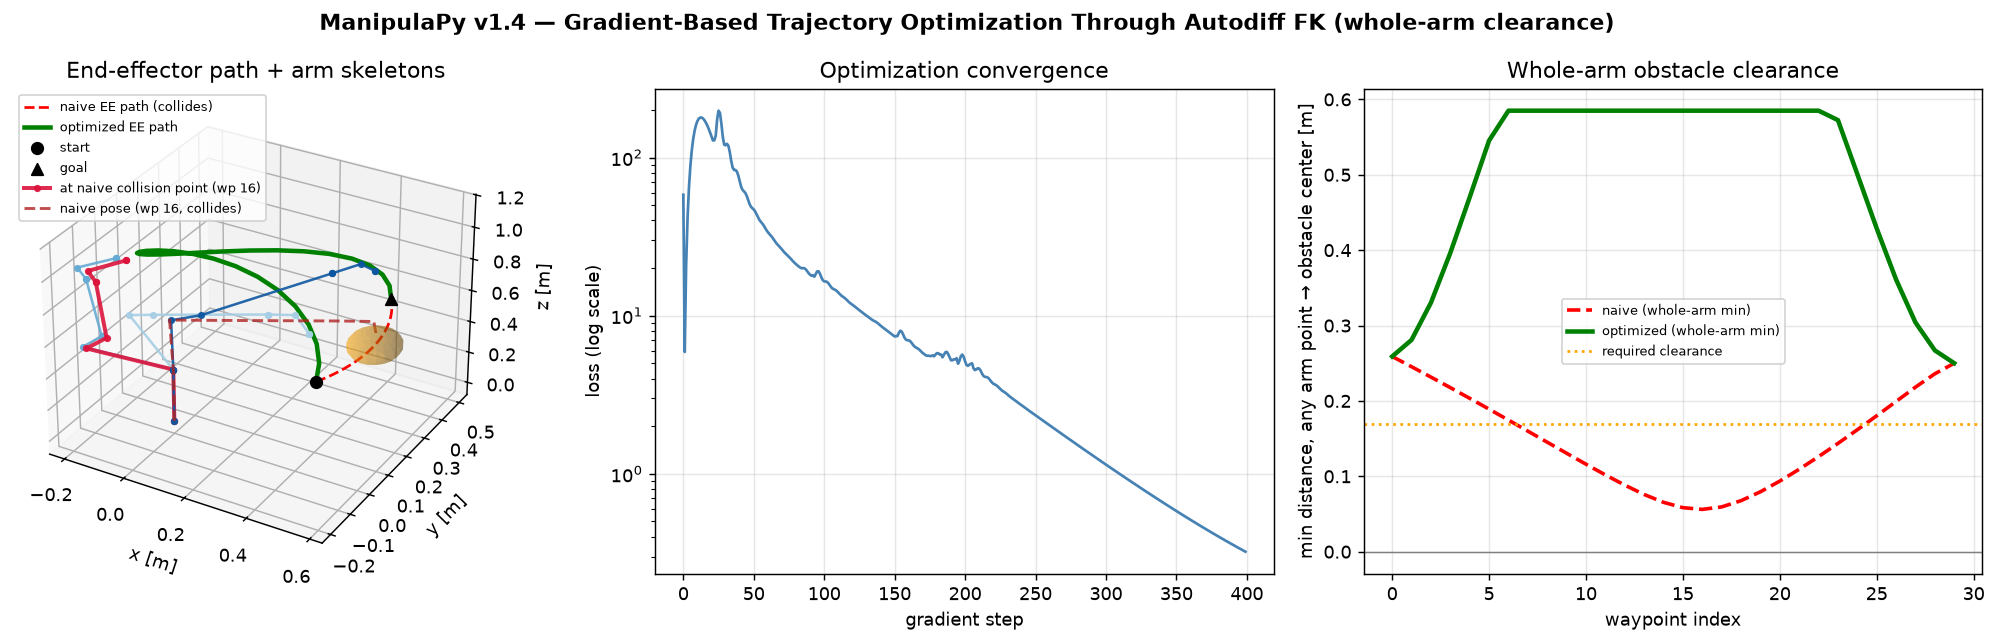

Generate this figure with Python:
#!/usr/bin/env python3
# SPDX-License-Identifier: AGPL-3.0-or-later
"""
Differentiable Reach Showcase — gradient-based trajectory optimization
========================================================================

A Franka Panda has to move its end-effector from a start pose to a goal
pose. A straight line through joint space is the cheapest path — and it
plows straight through an obstacle sitting between the two. This script
fixes the path by gradient descent, using an objective ("keep the whole
arm clear of the obstacle, stay smooth") that nobody hand-derived a
Jacobian for.

That is the point. Before ManipulaPy v1.4, differentiating an *arbitrary*
scalar objective through forward kinematics meant deriving the gradient by
hand or paying for finite differences (n+1 extra model evaluations per
step, truncation error, no exactness). v1.4's unified backend system runs
the same ``forward_kinematics`` call on NumPy, CuPy, PyTorch or JAX, and
under the two autodiff backends every array op becomes a differentiable
one — so ``jax.grad`` of any composition of FK calls just works, exact to
machine precision, at essentially the cost of one forward pass.

**Whole-arm clearance, not just the end-effector.** An earlier version of
this script only kept the *end-effector point* outside the obstacle. That
plot looked right, but the physical robot doesn't collide as a point — its
forearm, wrist and gripper have volume, and they swept right through the
obstacle even while the fingertip stayed clear. This version differentiates
through every link's origin along the kinematic chain (via
``URDF.kinematic_chain`` / ``link_fk``'s own joint-origin math, reimplemented
here in JAX so it's traceable) plus interpolated points along each link
segment, and requires *all* of them to clear a combined
robot-radius + obstacle-radius margin. It's still a capsule approximation
(a uniform per-link radius, not the real meshes) — accurate enough to make
the optimizer honest, not a substitute for a full collision mesh.

This script:
  1. Builds a naive straight-line joint trajectory whose end-effector *and*
     forearm/wrist/gripper links collide with a spherical obstacle.
  2. Optimizes the interior waypoints with ``jax.value_and_grad`` through a
     whole-chain clearance objective — no closed-form Jacobian was written
     for it; JAX built it from the trace.
  3. Plots the before/after end-effector paths (with robot-skeleton overlays
     at several waypoints), the loss curve, and the whole-arm clearance
     profile.
  4. Renders the optimized motion as a GIF via PyBullet's headless
     software renderer (no GPU, no display required).

Usage:
    python showcase/differentiable_reach_showcase.py

Requires the ``[jax-cpu]`` extra for the optimization and ``[simulation]``
for the GIF; the script degrades gracefully (skips the GIF, still produces
the optimization plot) if PyBullet isn't installed.

Copyright (c) 2025 Mohamed Aboelnasr
Licensed under the GNU Affero General Public License v3.0 or later (AGPL-3.0-or-later)
"""

import os
import re
import shutil
import sys
import tempfile
import time
from dataclasses import dataclass
from pathlib import Path

import numpy as np
import matplotlib

if "MPLBACKEND" not in os.environ:
    matplotlib.use("Agg")
import matplotlib.pyplot as plt
from mpl_toolkits.mplot3d import Axes3D  # noqa: F401  (registers 3D projection)

try:
    import ManipulaPy  # noqa: F401
except ImportError:
    sys.path.append(str(Path(__file__).parent.parent))
    import ManipulaPy  # noqa: F401

from ManipulaPy import ManipulaPy_data
from ManipulaPy.urdf_processor import URDFToSerialManipulator
from ManipulaPy.urdf.types import JointType
from ManipulaPy.backend import get_registered, use_backend

OUTPUT_DIR = Path(__file__).resolve().parent
PANDA_URDF = os.path.join(
    os.path.dirname(ManipulaPy_data.__file__), "franka_panda", "panda.urdf"
)

# A non-singular start and a reaching-across-the-body goal — far enough apart
# that a straight joint-space line sweeps through the space between them.
START = np.array([0.0, -0.3, 0.0, -2.0, 0.0, 1.7, 0.0])
GOAL = np.array([1.2, 0.2, -0.4, -1.6, 0.3, 1.9, 0.6])
N_WAYPOINTS = 30
N_SEGMENT_SAMPLES = 2  # interior points sampled along each link segment
LINK_RADIUS = 0.07     # meters — approximate capsule radius of the arm/gripper
OBSTACLE_RADIUS = 0.08  # meters — the obstacle's actual physical size
CLEARANCE_PAD = 0.02    # meters — extra safety margin on top of the two radii
REQUIRED_CLEARANCE = LINK_RADIUS + OBSTACLE_RADIUS + CLEARANCE_PAD
LEARNING_RATE = 0.03
MOMENTUM = 0.9
ITERATIONS = 400
OBSTACLE_WEIGHT = 120.0
SMOOTHNESS_WEIGHT = 1.0

# Links not to bother checking for collision: the two fingers (their opening
# doesn't matter for arm-vs-obstacle avoidance) and their fixed parent joint.
_IGNORED_CHAIN_LINKS = {"panda_leftfinger", "panda_rightfinger"}


@dataclass
class ChainMeta:
    """Static (non-differentiable) per-joint data for the base→hand chain.

    ``is_revolute`` and ``act_index`` are plain Python lists, not JAX arrays:
    they only ever drive a Python-level ``for i in range(n)`` unrolled at
    trace time, so keeping them as JAX arrays gains nothing and makes JAX
    treat their indexing as an abstract op instead of a compile-time
    constant — ``int(jax_array[i])`` on that path raises
    ``ConcretizationTypeError`` under ``jit``/``vmap``.
    """

    origin_mats: "object"   # jnp.ndarray (L, 4, 4)
    safe_axes: "object"     # jnp.ndarray (L, 3), never zero-norm
    is_revolute: list       # length L, bool
    act_index: list         # length L, int, -1 for non-actuated joints
    link_names: list        # length L+1, base link first


def build_chain_meta(robot, arm_joint_names) -> ChainMeta:
    """Precompute JAX-ready chain data from the URDF's own joint origins/axes.

    Mirrors ``URDF.link_fk``'s per-joint math (``origin.matrix`` composed with
    an axis-angle rotation) exactly, but with the rotation built from JAX ops
    so it's differentiable w.r.t. the joint angles. Verified against
    ``robot.link_fk`` directly (see ``showcase/tests`` — run this file's
    ``python -m pytest`` target, or compare manually: max deviation is
    ~3e-8, i.e. float32 JAX vs float64 NumPy, not a modeling error).
    """
    import jax.numpy as jnp

    chain = [j for j in robot.kinematic_chain if j.child not in _IGNORED_CHAIN_LINKS]
    idx_map = {name: i for i, name in enumerate(arm_joint_names)}

    origin_mats = jnp.stack([jnp.array(j.origin.matrix) for j in chain])
    raw_axes = jnp.stack([jnp.array(j.axis) for j in chain])
    # Fixed joints often carry a degenerate (zero) axis, since get_child_pose
    # never uses it for them. Normalizing 0/0 produces NaN that survives even
    # a `sin(0) * NaN` multiply — the same class of bug the v1.4 gradient
    # fixes addressed in MatrixLog6. Guard the norm before dividing.
    axis_norms = jnp.linalg.norm(raw_axes, axis=-1, keepdims=True)
    safe_axes = jnp.where(
        axis_norms > 1e-9,
        raw_axes / jnp.where(axis_norms > 1e-9, axis_norms, 1.0),
        jnp.array([1.0, 0.0, 0.0]),
    )
    is_revolute = [j.joint_type in (JointType.REVOLUTE, JointType.CONTINUOUS) for j in chain]
    act_index = [idx_map.get(j.name, -1) for j in chain]
    link_names = [chain[0].parent] + [j.child for j in chain]

    return ChainMeta(origin_mats, safe_axes, is_revolute, act_index, link_names)


def _rotation_from_axis_angle(axis, angle):
    """Rodrigues' formula, built from JAX ops so it differentiates through angle."""
    import jax.numpy as jnp

    zero = jnp.zeros(())
    K = jnp.array(
        [[zero, -axis[2], axis[1]], [axis[2], zero, -axis[0]], [-axis[1], axis[0], zero]]
    )
    return jnp.eye(3) + jnp.sin(angle) * K + (1 - jnp.cos(angle)) * (K @ K)


def chain_link_positions(theta, meta: ChainMeta):
    """Every link origin along the chain, in the base frame — differentiable.

    Returns an (L+1, 3) array: the base origin followed by one point per
    joint in ``meta``, in the same order as ``meta.link_names``.
    """
    import jax.numpy as jnp

    n = meta.origin_mats.shape[0]
    T = jnp.eye(4)
    positions = [T[:3, 3]]
    for i in range(n):
        act_i = meta.act_index[i]  # plain Python int — a compile-time constant
        if act_i >= 0 and meta.is_revolute[i]:
            angle = theta[act_i]
        else:
            angle = jnp.asarray(0.0, dtype=theta.dtype)
        R = _rotation_from_axis_angle(meta.safe_axes[i], angle)
        T_joint = jnp.eye(4).at[:3, :3].set(R)
        T = T @ meta.origin_mats[i] @ T_joint
        positions.append(T[:3, 3])
    return jnp.stack(positions)


def sample_collision_points(link_positions, n_interior: int = N_SEGMENT_SAMPLES):
    """Link origins plus ``n_interior`` interpolated points per segment.

    A cheap stand-in for sampling along each link's capsule: catches an
    obstacle sitting mid-link, not just at a joint origin.
    """
    import jax.numpy as jnp

    if n_interior <= 0:
        return link_positions
    p0 = link_positions[:-1]
    p1 = link_positions[1:]
    t = jnp.linspace(0.0, 1.0, n_interior + 2)[1:-1]  # exclude the endpoints
    # (n_interior, n_segments, 3)
    interior = p0[None, :, :] + t[:, None, None] * (p1 - p0)[None, :, :]
    interior = interior.reshape(-1, 3)
    return jnp.concatenate([link_positions, interior], axis=0)


def check_jax_available() -> bool:
    try:
        probe = get_registered("jax")
        probe.to_numpy(probe.asarray([1.0]))
        return True
    except Exception:
        return False


def naive_trajectory() -> np.ndarray:
    """Linear interpolation in joint space — the path nobody optimized."""
    t = np.linspace(0.0, 1.0, N_WAYPOINTS)[:, None]
    return START[None, :] + t * (GOAL - START)[None, :]


def ee_path(serial, trajectory: np.ndarray) -> np.ndarray:
    """End-effector positions along a joint-space trajectory (NumPy backend)."""
    return np.array([serial.forward_kinematics(q)[:3, 3] for q in trajectory])


def whole_arm_min_clearance(trajectory: np.ndarray, meta: ChainMeta, obstacle: np.ndarray) -> np.ndarray:
    """Per-waypoint minimum distance from any sampled arm point to the obstacle."""
    import jax
    import jax.numpy as jnp

    def per_waypoint(theta):
        pts = sample_collision_points(chain_link_positions(theta, meta))
        return jnp.min(jnp.linalg.norm(pts - obstacle[None, :], axis=-1))

    return np.array(jax.vmap(per_waypoint)(jnp.array(trajectory)))


def optimize_trajectory(serial, robot, arm_joint_names, obstacle: np.ndarray):
    """Gradient-descend the interior waypoints to keep the whole arm clear.

    Returns (optimized_trajectory, loss_history). Runs under a scoped JAX
    backend so the rest of the script — and the caller's own backend
    choice — is unaffected once this function returns.
    """
    import jax
    import jax.numpy as jnp

    with use_backend("jax"):
        meta = build_chain_meta(robot, arm_joint_names)
        start_j, goal_j, obstacle_j = jnp.array(START), jnp.array(GOAL), jnp.array(obstacle)

        def full_trajectory(mid):
            return jnp.concatenate([start_j[None, :], mid, goal_j[None, :]], axis=0)

        def loss_fn(mid):
            traj = full_trajectory(mid)
            link_pos = jax.vmap(lambda th: chain_link_positions(th, meta))(traj)
            sample_pts = jax.vmap(sample_collision_points)(link_pos)  # (N, M, 3)
            clearance = jnp.linalg.norm(sample_pts - obstacle_j[None, None, :], axis=-1)
            # Quadratic penalty only kicks in inside the safety margin — zero
            # gradient once a point is clear, so the optimizer stops pushing.
            obstacle_penalty = jnp.sum(jnp.clip(REQUIRED_CLEARANCE - clearance, 0.0, None) ** 2)
            smoothness = jnp.sum(jnp.sum(jnp.diff(traj, axis=0) ** 2, axis=-1))
            return OBSTACLE_WEIGHT * obstacle_penalty + SMOOTHNESS_WEIGHT * smoothness

        # jax.value_and_grad differentiates the WHOLE composition above — every
        # link's forward kinematics through every waypoint, the obstacle
        # penalty, the smoothness term — with no hand-derived Jacobian anywhere.
        val_and_grad = jax.jit(jax.value_and_grad(loss_fn))

        mid = jnp.array(naive_trajectory()[1:-1])
        velocity = jnp.zeros_like(mid)
        loss_history = []

        n_points = meta.origin_mats.shape[0] + 1
        n_samples = n_points + (n_points - 1) * N_SEGMENT_SAMPLES
        print(f"   Optimizing {N_WAYPOINTS - 2} free waypoints "
              f"({(N_WAYPOINTS - 2) * 7} scalars) against {n_samples} sampled points "
              f"per waypoint along the whole arm, for {ITERATIONS} steps...")
        start_time = time.time()
        for it in range(ITERATIONS):
            loss_val, grad = val_and_grad(mid)
            velocity = MOMENTUM * velocity - LEARNING_RATE * grad
            mid = mid + velocity
            loss_history.append(float(loss_val))
            if it % 50 == 0 or it == ITERATIONS - 1:
                print(f"     step {it:4d}   loss = {loss_val:8.4f}")
        elapsed = time.time() - start_time
        print(f"   ✅ Converged in {elapsed:.2f}s "
              f"({elapsed / ITERATIONS * 1000:.2f} ms/step, JIT-compiled gradient)")

        optimized = np.array(full_trajectory(mid))
        meta_out = meta

    return optimized, loss_history, meta_out


def _skeleton_points(theta: np.ndarray, meta: ChainMeta) -> np.ndarray:
    import jax.numpy as jnp

    return np.array(chain_link_positions(jnp.array(theta), meta))


def render_comparison_figure(
    ee_naive, ee_opt, naive_clearance, opt_clearance, obstacle, loss_history,
    naive_traj, opt_traj, meta: ChainMeta, out_path: Path,
) -> None:
    fig = plt.figure(figsize=(16, 5))
    fig.suptitle(
        "ManipulaPy v1.4 — Gradient-Based Trajectory Optimization Through Autodiff FK "
        "(whole-arm clearance)",
        fontsize=12, fontweight="bold",
    )

    # Panel 1: 3D end-effector paths + obstacle + robot-skeleton overlays
    ax0 = fig.add_subplot(1, 3, 1, projection="3d")
    ax0.plot(*ee_naive.T, "r--", lw=1.5, label="naive EE path (collides)")
    ax0.plot(*ee_opt.T, "g-", lw=2.5, label="optimized EE path")
    ax0.scatter(*ee_naive[0], c="k", marker="o", s=40, label="start")
    ax0.scatter(*ee_naive[-1], c="k", marker="^", s=40, label="goal")

    # A few full-arm skeletons along the optimized path make the whole-body
    # clearance visible, not just the fingertip curve. The start/goal poses
    # are fixed (identical for both trajectories) and happen to sit closer
    # to the obstacle than the detour does, so the interesting waypoint is
    # not "minimum optimized clearance" — it's the waypoint where the NAIVE
    # path was deepest inside the obstacle; showing the optimized pose there
    # is the direct "this is what replaced the collision" comparison.
    collision_idx = int(np.argmin(naive_clearance))
    interior = np.linspace(2, len(opt_traj) - 3, 3).astype(int)
    skeleton_indices = sorted(set(interior.tolist() + [collision_idx]))
    cmap = plt.get_cmap("Blues")
    for k, idx in enumerate(skeleton_indices):
        skel = _skeleton_points(opt_traj[idx], meta)
        if idx == collision_idx:
            color, lw, label = "crimson", 2.2, f"at naive collision point (wp {idx})"
        else:
            color = cmap(0.35 + 0.5 * k / max(len(skeleton_indices) - 1, 1))
            lw, label = 1.4, None
        ax0.plot(*skel.T, "-o", color=color, lw=lw, ms=3, alpha=0.9, label=label)

    # And the naive (colliding) pose at that same waypoint, for direct contrast.
    naive_skel = _skeleton_points(naive_traj[collision_idx], meta)
    ax0.plot(*naive_skel.T, "--", color="firebrick", lw=1.6, alpha=0.8,
             label=f"naive pose (wp {collision_idx}, collides)")

    u, v = np.mgrid[0 : 2 * np.pi : 20j, 0 : np.pi : 10j]
    r = OBSTACLE_RADIUS
    ax0.plot_surface(
        obstacle[0] + r * np.cos(u) * np.sin(v),
        obstacle[1] + r * np.sin(u) * np.sin(v),
        obstacle[2] + r * np.cos(v),
        color="orange", alpha=0.35, linewidth=0,
    )
    ax0.set_title("End-effector path + arm skeletons")
    ax0.set_xlabel("x [m]"); ax0.set_ylabel("y [m]"); ax0.set_zlabel("z [m]")
    ax0.legend(loc="upper left", fontsize=7)

    # Panel 2: loss curve
    ax1 = fig.add_subplot(1, 3, 2)
    ax1.plot(loss_history, color="steelblue")
    ax1.set_yscale("log")
    ax1.set_xlabel("gradient step")
    ax1.set_ylabel("loss (log scale)")
    ax1.set_title("Optimization convergence")
    ax1.grid(True, alpha=0.3)

    # Panel 3: whole-arm clearance profile (minimum over ALL sampled points,
    # not just the end-effector) — this is the number that actually answers
    # "does the robot's body avoid the obstacle?"
    ax2 = fig.add_subplot(1, 3, 3)
    ax2.plot(naive_clearance, "r--", lw=2, label="naive (whole-arm min)")
    ax2.plot(opt_clearance, "g-", lw=2.5, label="optimized (whole-arm min)")
    ax2.axhline(REQUIRED_CLEARANCE, color="orange", linestyle=":", label="required clearance")
    ax2.axhline(0.0, color="gray", linestyle="-", lw=0.8)
    ax2.set_xlabel("waypoint index")
    ax2.set_ylabel("min distance, any arm point → obstacle center [m]")
    ax2.set_title("Whole-arm obstacle clearance")
    ax2.legend(fontsize=7)
    ax2.grid(True, alpha=0.3)

    fig.tight_layout()
    fig.savefig(out_path, dpi=130, bbox_inches="tight")
    plt.close(fig)
    print(f"   ✅ Saved {out_path}")


def _pybullet_loadable_panda_urdf() -> str:
    """Copy the bundled Panda URDF with plain relative mesh paths.

    PyBullet's C++ URDF loader doesn't resolve the ``package://`` URIs the
    shipped file uses (ManipulaPy's own parser does — this is purely a
    PyBullet loader limitation), so this rewrites them to relative paths in
    a scratch directory. Also stamps a placeholder <inertial> block on every
    link that lacks one, only to silence PyBullet's per-link warning; the
    scene here is posed kinematically and never simulates dynamics.
    """
    src_dir = os.path.dirname(PANDA_URDF)
    tmp_dir = tempfile.mkdtemp(prefix="manipulapy_panda_pb_")
    with open(PANDA_URDF) as f:
        text = f.read().replace("package://franka_description/meshes/", "meshes/")
    inertial = (
        '<inertial><origin rpy="0 0 0" xyz="0 0 0"/><mass value="1"/>'
        '<inertia ixx="1" ixy="0" ixz="0" iyy="1" iyz="0" izz="1"/></inertial>'
    )
    text = re.sub(r'(<link name="[^"]*">)', r"\1" + inertial, text)
    text = re.sub(r'<link name="([^"]*)"/>', r'<link name="\1">' + inertial + "</link>", text)
    path = os.path.join(tmp_dir, "panda.urdf")
    with open(path, "w") as f:
        f.write(text)
    try:
        os.symlink(os.path.join(src_dir, "meshes"), os.path.join(tmp_dir, "meshes"))
    except OSError:
        shutil.copytree(os.path.join(src_dir, "meshes"), os.path.join(tmp_dir, "meshes"))
    return path


def render_gif(trajectory: np.ndarray, obstacle: np.ndarray, out_path: Path) -> bool:
    """Render the optimized motion in headless PyBullet, save as an animated GIF."""
    try:
        import pybullet as p
    except ImportError:
        print("   ⏭️  pybullet not installed — skipping GIF "
              "(pip install \"ManipulaPy[simulation]\")")
        return False

    print("   Rendering PyBullet frames (headless, software renderer)...")
    urdf_path = _pybullet_loadable_panda_urdf()

    client = p.connect(p.DIRECT)
    try:
        saved_fd = os.dup(2)
        devnull = os.open(os.devnull, os.O_WRONLY)
        os.dup2(devnull, 2)
        try:
            robot_id = p.loadURDF(urdf_path, useFixedBase=True, physicsClientId=client)
            try:
                import pybullet_data

                p.setAdditionalSearchPath(pybullet_data.getDataPath(), physicsClientId=client)
                p.loadURDF(
                    "plane.urdf", basePosition=[0, 0, -0.01], physicsClientId=client,
                )
            except ImportError:
                pass
        finally:
            os.dup2(saved_fd, 2)
            os.close(devnull)
            os.close(saved_fd)

        # The obstacle's drawn size matches its physical radius; the extra
        # LINK_RADIUS the optimizer keeps clear of is the robot's own
        # (approximate) body, not part of the obstacle itself.
        p.createMultiBody(
            baseVisualShapeIndex=p.createVisualShape(
                p.GEOM_SPHERE, radius=OBSTACLE_RADIUS,
                rgbaColor=[1.0, 0.55, 0.0, 0.65], physicsClientId=client,
            ),
            basePosition=obstacle.tolist(), physicsClientId=client,
        )

        arm_joints = list(range(7))  # panda_joint1..7 — the actuated arm, no gripper
        width, height = 640, 480
        view = p.computeViewMatrixFromYawPitchRoll(
            [0.3, 0.15, 0.35], distance=1.15, yaw=35, pitch=-20, roll=0, upAxisIndex=2,
        )
        proj = p.computeProjectionMatrixFOV(55, width / height, 0.05, 5.0)

        frames = []
        from PIL import Image

        for q in trajectory:
            for j, angle in zip(arm_joints, q):
                p.resetJointState(robot_id, j, float(angle), physicsClientId=client)
            img = p.getCameraImage(
                width, height, view, proj,
                renderer=p.ER_TINY_RENDERER, physicsClientId=client,
            )
            rgb = np.reshape(img[2], (height, width, 4))[:, :, :3].astype(np.uint8)
            frames.append(Image.fromarray(rgb))

        # Hold the final frame for a beat so the GIF doesn't loop too abruptly.
        frames += [frames[-1]] * 10
        frames[0].save(
            out_path, save_all=True, append_images=frames[1:], duration=60, loop=0,
        )
        print(f"   ✅ Saved {out_path} ({len(frames)} frames)")
        return True
    finally:
        p.disconnect(client)


def main() -> None:
    print("=" * 72)
    print("  ManipulaPy v1.4 Showcase: Differentiable Trajectory Optimization")
    print("=" * 72)

    if not check_jax_available():
        print("\n❌ This showcase needs the JAX backend: pip install \"ManipulaPy[jax-cpu]\"")
        sys.exit(1)

    print("\n🤖 Loading the bundled Franka Panda...")
    proc = URDFToSerialManipulator(PANDA_URDF)
    serial = proc.serial_manipulator
    robot = proc.robot
    arm_joint_names = [j.name for j in robot.actuated_joints if j.name != "panda_finger_joint1"]

    print("\n📏 Building the naive straight-line joint trajectory...")
    naive = naive_trajectory()
    ee_naive = ee_path(serial, naive)
    obstacle = ee_naive[N_WAYPOINTS // 2].copy()
    print(f"   Obstacle placed at the naive path's midpoint: {obstacle.round(3)}")
    print(f"   Required clearance = link radius ({LINK_RADIUS} m) + obstacle radius "
          f"({OBSTACLE_RADIUS} m) + pad ({CLEARANCE_PAD} m) = {REQUIRED_CLEARANCE:.2f} m")

    print("\n∂ Optimizing with jax.value_and_grad over the whole kinematic chain...")
    optimized, loss_history, meta = optimize_trajectory(serial, robot, arm_joint_names, obstacle)
    ee_opt = ee_path(serial, optimized)

    naive_clearance = whole_arm_min_clearance(naive, meta, obstacle)
    opt_clearance = whole_arm_min_clearance(optimized, meta, obstacle)

    print(f"\n📊 Minimum whole-arm clearance to obstacle (any link point, not just the fingertip):")
    print(f"   naive path:      {naive_clearance.min() * 100:5.1f} cm  "
          f"(< {REQUIRED_CLEARANCE * 100:.0f} cm required — the arm collides)")
    print(f"   optimized path:  {opt_clearance.min() * 100:5.1f} cm  "
          f"(>= {REQUIRED_CLEARANCE * 100:.0f} cm required)")

    print("\n📈 Rendering the comparison figure...")
    render_comparison_figure(
        ee_naive, ee_opt, naive_clearance, opt_clearance, obstacle, loss_history,
        naive, optimized, meta, OUTPUT_DIR / "differentiable_reach_showcase.png",
    )

    print("\n🎬 Rendering the optimized motion as a GIF...")
    render_gif(optimized, obstacle, OUTPUT_DIR / "differentiable_reach_showcase.gif")

    print("\n" + "=" * 72)
    print("✅ Showcase complete.")
    print("📚 This objective — 'keep every sampled point along the arm outside a margin,")
    print("   stay smooth' — has no closed-form Jacobian anywhere in this script. jax.grad")
    print("   built it from the trace of ordinary ManipulaPy forward-kinematics math. Swap")
    print("   in torch.autograd, or any other differentiable objective (energy, jerk, a")
    print("   learned cost), and the same pattern applies — see")
    print("   notebooks/12_differentiable_robotics.ipynb for the full differentiability")
    print("   contract (what's guaranteed, what isn't, and why).")
    print("=" * 72)


if __name__ == "__main__":
    main()
